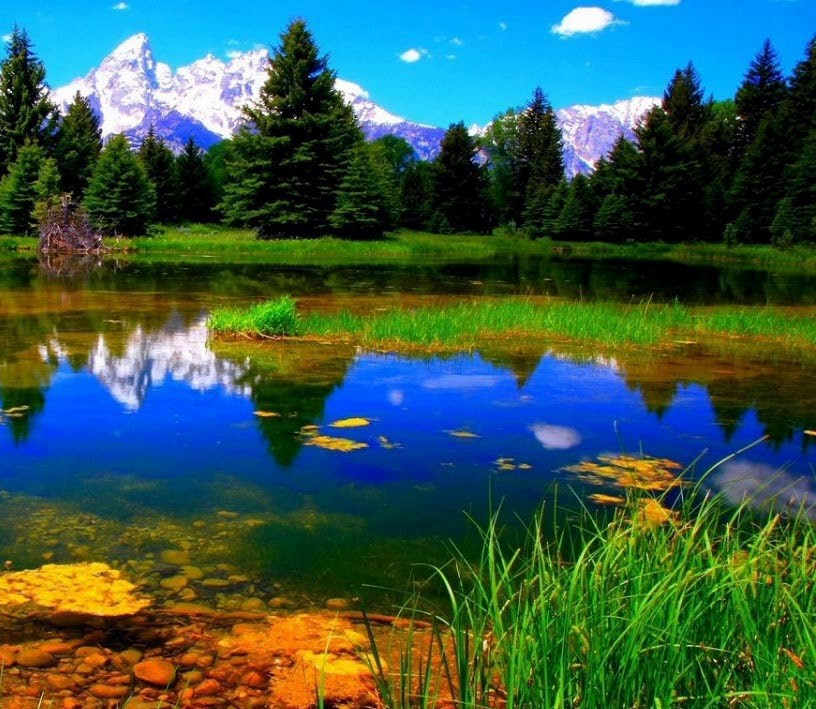
#> input picture 合格的CV工程师/实战篇/opencv/（八）图像拼接技术/input/foto1A.jpg, 816 x 709 px
$ python image_panorama_stitching.py
#> lines starting #> are read from the running program, lines starting #| are printed output that depends on the picture
import cv2
import numpy as np
import matplotlib.pyplot as plt
import imageio
cv2.ocl.setUseOpenCL(False)

# select the image id (valid values 1,2,3, or 4)
imageId = 1
feature_extractor = 'sift'
feature_matching = 'bf'

# read images and transform them to grayscale
# Make sure that the train image is the image that will be transformed
trainImg = cv2.imread('./input/foto' + str(imageId) + 'A.jpg')
#> trainImg is the input picture: shape (709, 816, 3); mean B, G, R 78.4, 90.3, 57.4
trainImg = cv2.cvtColor(trainImg,cv2.COLOR_BGR2RGB)
trainImg_gray = cv2.cvtColor(trainImg, cv2.COLOR_RGB2GRAY)
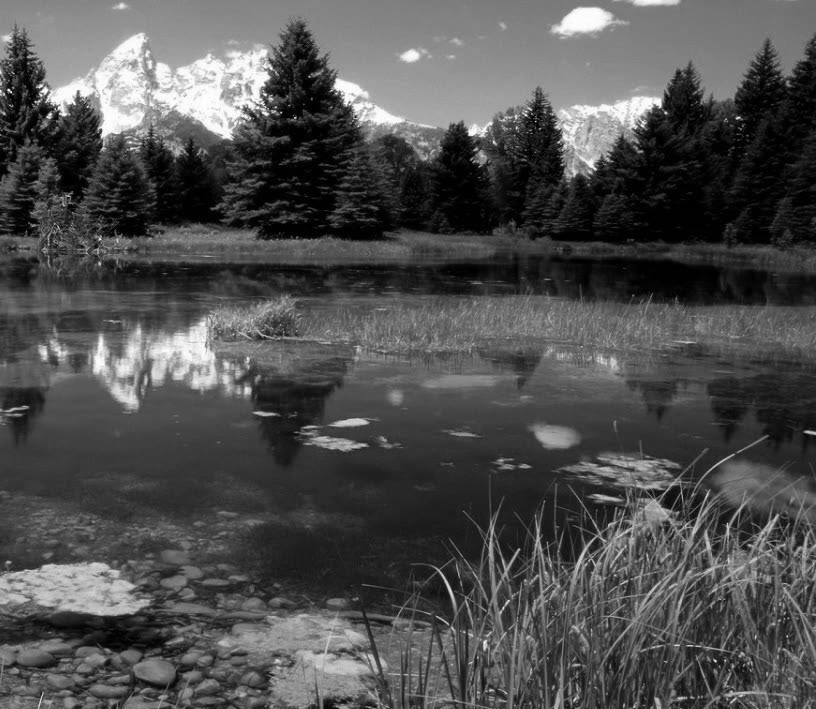
#> trainImg_gray: shape (709, 816); min 0, max 255, mean 79.1

queryImg = cv2.imread('input/foto' + str(imageId) + 'B.jpg')
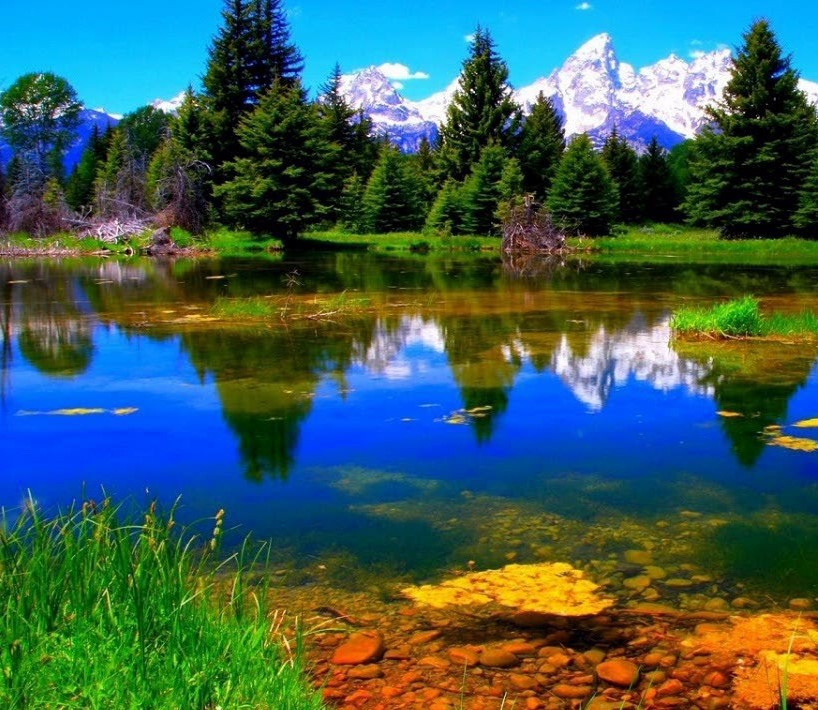
#> input picture 合格的CV工程师/实战篇/opencv/（八）图像拼接技术/input/foto1B.jpg, 818 x 710 px
#> queryImg is the input picture: shape (710, 818, 3); mean B, G, R 88, 94.5, 62.3
# Opencv defines the color channel in the order BGR.
# Transform it to RGB to be compatible to matplotlib
queryImg = cv2.cvtColor(queryImg,cv2.COLOR_BGR2RGB)
queryImg_gray = cv2.cvtColor(queryImg, cv2.COLOR_RGB2GRAY)
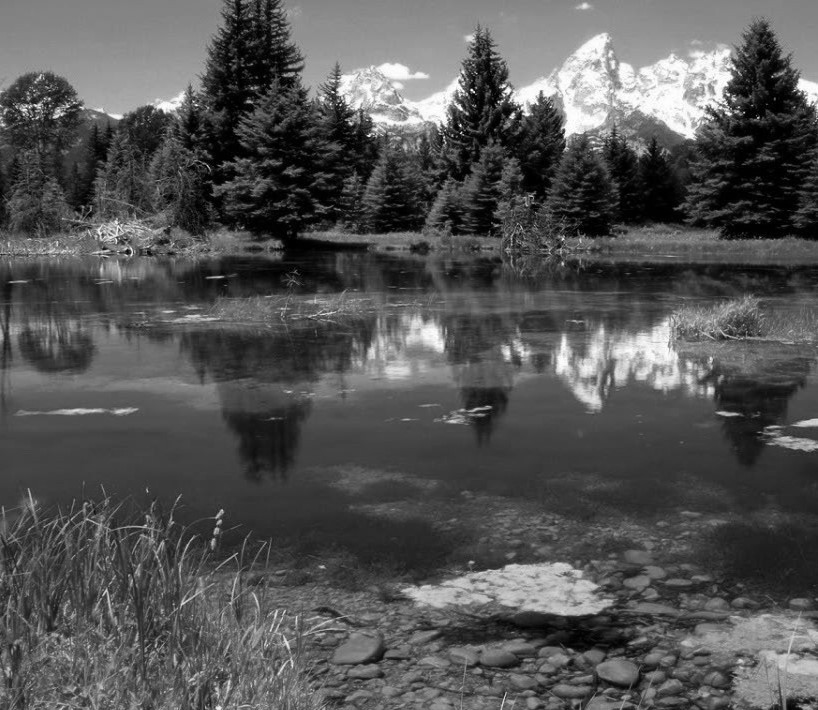
#> queryImg_gray: shape (710, 818); min 0, max 255, mean 84.1

# 显示输入的两张图片
fig, (ax1, ax2) = plt.subplots(nrows=1, ncols=2, constrained_layout=False, figsize=(16,9))
ax1.imshow(queryImg, cmap="gray")
ax1.set_xlabel("Query image", fontsize=14)

ax2.imshow(trainImg, cmap="gray")
ax2.set_xlabel("Train image (Image to be transformed)", fontsize=14)

plt.savefig("./output/input_img_"+str(imageId)+'.jpeg', bbox_inches='tight', dpi=300, optimize=True, format='jpeg')
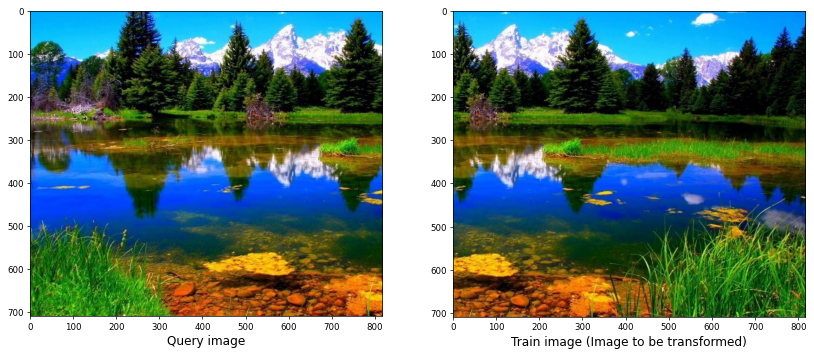
#> figure drawn by matplotlib, 2 panels
#> (the run stopped early here; a loop or call above may not have finished)
